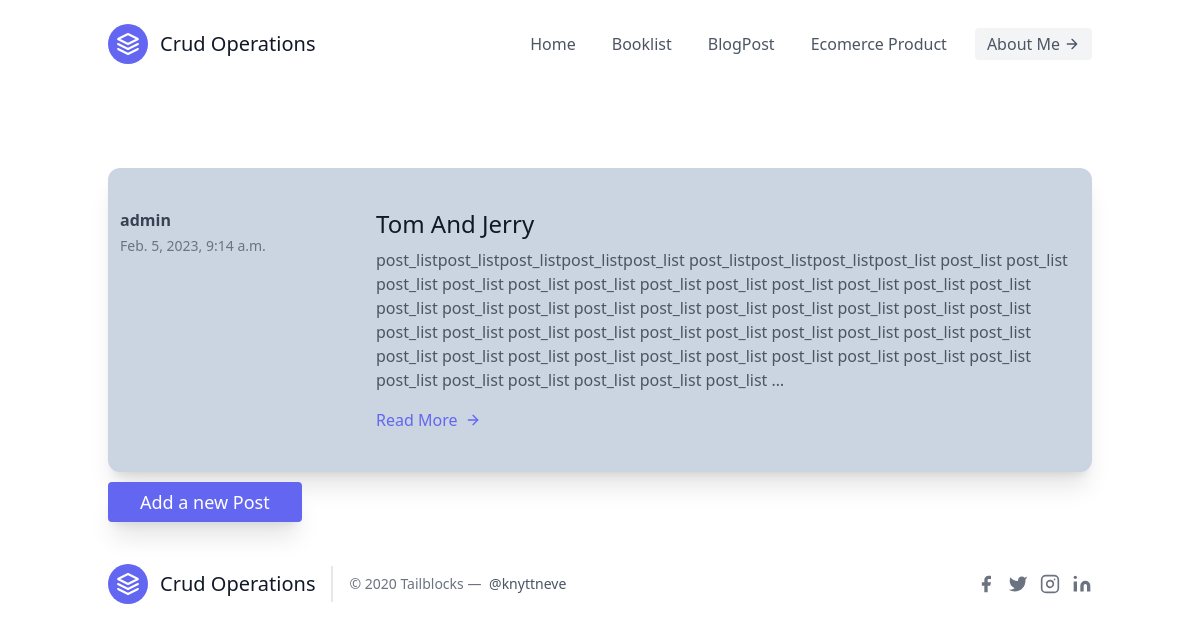
/crud2/, run on an earlier commit of the app's database.
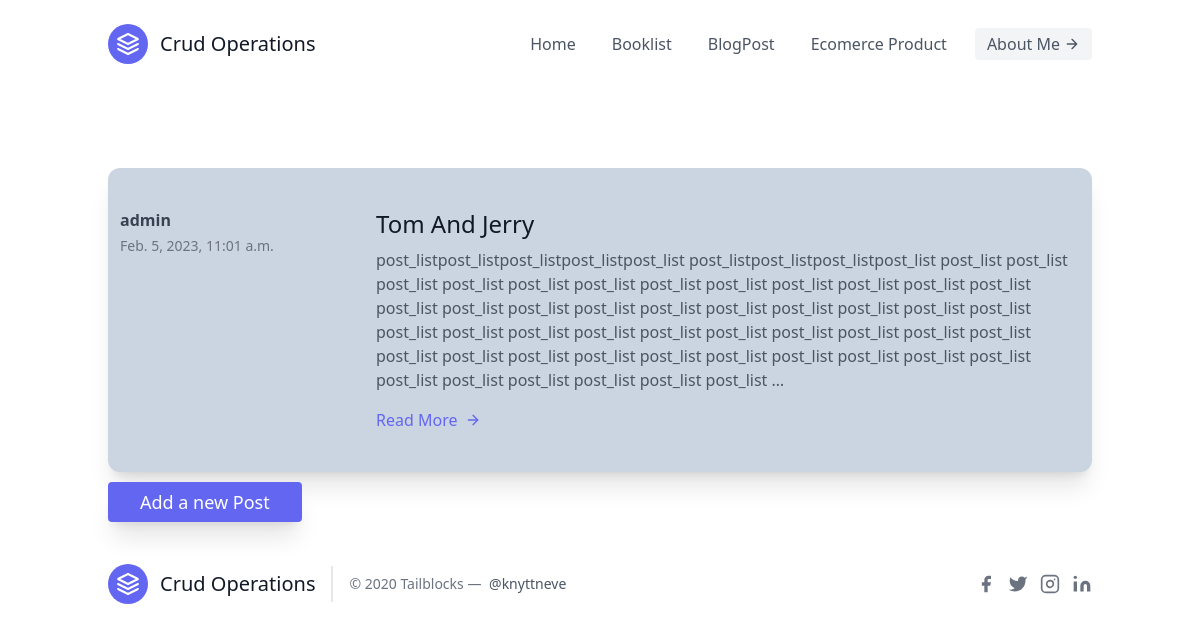
And on a later commit of the database.
### post/models.py (models this page shows, shortened)
class Post(models.Model):
  author=models.ForeignKey(User, on_delete=models.CASCADE)
  title=models.CharField(max_length=120)
  description=models.TextField()
  image=models.ImageField(upload_to='post/images',null=True)
  date_posted=models.DateTimeField(auto_now=True)

### post/views.py (the view)
# urls.py: path('',all_posts,name='post_list'),
def all_posts(request):
  post=Post.objects.all()
  context={
    "post":post
  }
  return render(request, 'postlist.html', context)

### post/templates/postlist.html (shortened to what this page needs)
{% extends 'base.html' %}
{% block body %}
<div class="container m-auto">
  <section class="text-gray-600 body-font overflow-none mb-12">
    <div class="container px-5 mx-auto">
      {% for post in post %}
      <div class="-my-8 divide-y-2 divide-gray-100 bg-slate-300 px-3 py-2 rounded-xl shadow-xl mt-20">
        <div class="py-8 flex flex-wrap md:flex-nowrap">
          <div class="md:w-64 md:mb-0 mb-6 flex-shrink-0 flex flex-col">
            <span class="font-semibold title-font text-gray-700">{{post.author}}</span>
            <span class="mt-1 text-gray-500 text-sm">{{post.date_posted}}</span>
          </div>
          <div class="md:flex-grow">
            <h2 class="text-2xl font-medium text-gray-900 title-font mb-2">{{post.title}}</h2>
            <span class="overflow-scroll">
              <p class="leading-relaxed">{{post.description|safe|truncatewords:"50"|linebreaks}}</p>
            </span>
            <a href="{% url 'post:det_post' post.id %}" class="text-indigo-500 inline-flex items-center mt-4">Read More
              <svg class="w-4 h-4 ml-2" viewBox="0 0 24 24" stroke="currentColor" stroke-width="2" fill="none"
                stroke-linecap="round" stroke-linejoin="round">
                <path d="M5 12h14"></path>
                <path d="M12 5l7 7-7 7"></path>
              </svg>
            </a>
          </div>
        </div>
      </div>
      {% endfor %}
    </div>
  </section>
  <a href="{% url 'post:post_form' %}"
    class="mx-5 shadow-xl flex-shrink-0 text-white bg-indigo-500 border-0 py-2 px-8 focus:outline-none hover:bg-indigo-600 rounded text-lg mt-10 sm:mt-0">Add
    a new Post</a>
</div>
{% endblock body %}

What changed in the data, as far as the page shows it:
changed Post "Tom And Jerry": date_posted "Feb. 5, 2023, 9:14 a.m." → "Feb. 5, 2023, 11:01 a.m."
